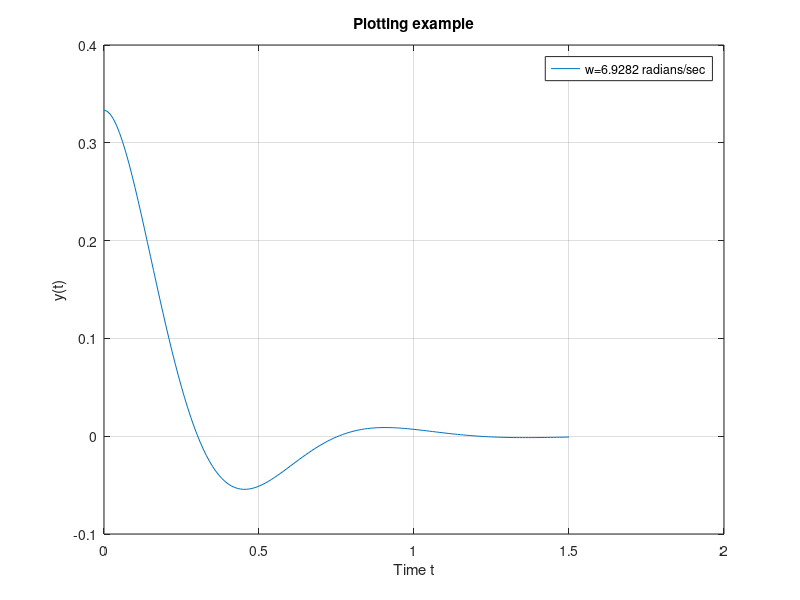

Source code (MATLAB):
% EX1_7.M Define t values (151 points, 0.0, 0.01, ...) and 
%  plot y(t)=(2*sqrt(3)/9)*exp(-4*t).*sin(w*t + pi/3)
t=[0:.01:1.5];
%  Define y(t)
w= 4*sqrt(3);		% Fixed frequency		
y=(2*sqrt(3)/9)*exp(-4*t).*sin(w*t + pi/3);
% Plot the results with a grid
clf			% Clear previous figures
plot(t,y)
grid
title('Plotting example')
xlabel('Time t')
ylabel('y(t)')
legend(['w=',num2str(w),' radians/sec'])
